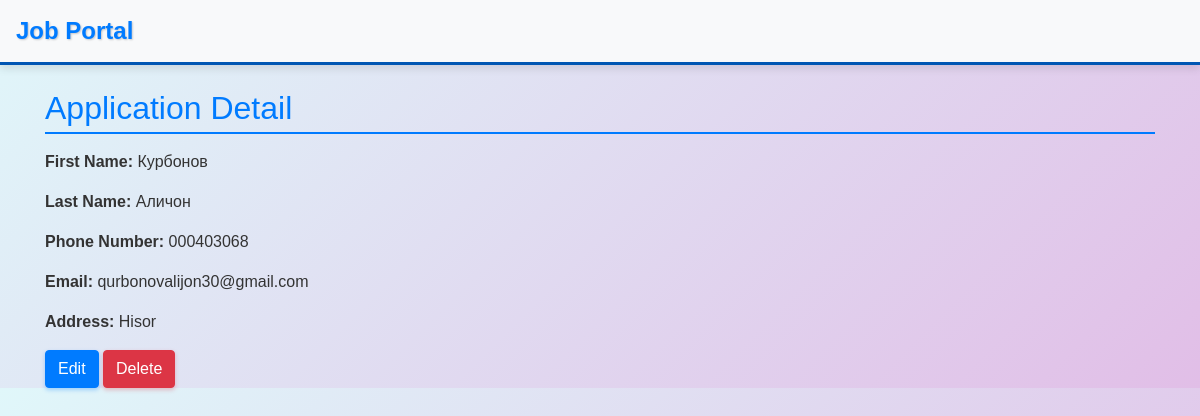
The app's page /application/1/ with its own data.
### vacancy/models.py (models this page shows, shortened)
class Application(models.Model):
    first_name = models.CharField(max_length=50)
    last_name = models.CharField(max_length=50)
    phone_number = models.CharField(max_length=15, unique = True)
    email = models.EmailField(unique = True)
    address = models.CharField(max_length=100)

### vacancy/views.py (the view)
# urls.py: path('application/<int:pk>/', ApplicationDetailView.as_view(), name='application_detail'),
class ApplicationDetailView(DetailView):
    model = Application
    template_name = 'application_detail.html'

### templates/application_detail.html (shortened to what this page needs)
{% extends 'base.html' %}
{% block content %}
<h2>Application Detail</h2>
<p><strong>First Name:</strong> {{ application.first_name }}</p>
<p><strong>Last Name:</strong> {{ application.last_name }}</p>
<p><strong>Phone Number:</strong> {{ application.phone_number }}</p>
<p><strong>Email:</strong> {{ application.email }}</p>
<p><strong>Address:</strong> {{ application.address }}</p>
<a href="{% url 'application_update' application.pk %}" class="btn btn-primary">Edit</a>
<a href="{% url 'application_delete' application.pk %}" class="btn btn-danger">Delete</a>
{% endblock %}

### static/css/main.css (style rules this page uses)
body { font-family: Arial, sans-serif; background: linear-gradient(135deg, #e0f7fa, #e1bee7); color: #333; transition: background-color 0.3s ease-in-out; }
h2 { font-size: 2rem; color: #007bff; border-bottom: 2px solid #007bff; padding-bottom: 5px; margin-bottom: 1rem; animation: fadeIn 1s ease-in-out; }
.btn-primary { background-color: #007bff; border-color: #007bff; box-shadow: 0 2px 4px rgba(0, 123, 255, 0.3); transition: background-color 0.3s, transform 0.2s; }
.btn-danger { background-color: #dc3545; border-color: #dc3545; box-shadow: 0 2px 4px rgba(220, 53, 69, 0.3); }

### records on screen
Application: first_name "Курбонов", last_name "Аличон", phone_number "000403068", email "qurbonovalijon30@gmail.com", address "Hisor"
